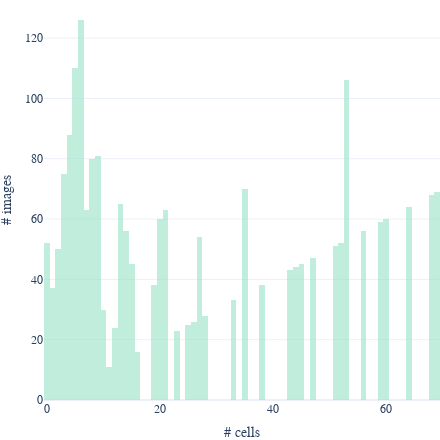

Notebook source saved alongside this figure:
### Markdown cell above
Riguardo l'area invece, abbiamo **media e mediana tra 1170 e 1511 pixel**. Anche in questo caso la distribuzione è concentrata su valori bassi (**range interquartile tra 764 e 1886 pixel**), con una coda prolungata fino a oltre 6000 pixel.

### Code cell
fig = go.Figure(layout=layout)

_ = fig.add_trace(go.Histogram(x=stats_df['n_cells'], nbinsx=70,
                               marker_color="#98E2C6", opacity=0.6,
                               )
                  )
_ = fig.update_yaxes(title='# images')
_ = fig.update_xaxes(title='# cells') 

fig.show()

### Figure 1 — Plotly figure (JSON) as saved in the notebook; plotly's stock layout.template omitted (floating-point values rounded to 4 significant figures; data arrays with more than 128 entries replaced by an {"elided": "..."} marker saying what was removed)
{"data": [{"marker": {"color": "#98E2C6"}, "nbinsx": 70, "opacity": 0.6, "type": "histogram", "x": {"elided": "2231 int values"}}], "layout": {"autosize": false, "font": {"family": "Helvetica", "size": 12}, "height": 440, "margin": {"b": 0, "l": 0, "r": 0, "t": 0}, "paper_bgcolor": "rgba(0,0,0,0)", "plot_bgcolor": "rgba(0,0,0,0)", "showlegend": false, "title": {"x": 0.5, "xanchor": "center"}, "width": 440, "xaxis": {"title": {"text": "# cells"}}, "yaxis": {"title": {"text": "# images"}}}}
